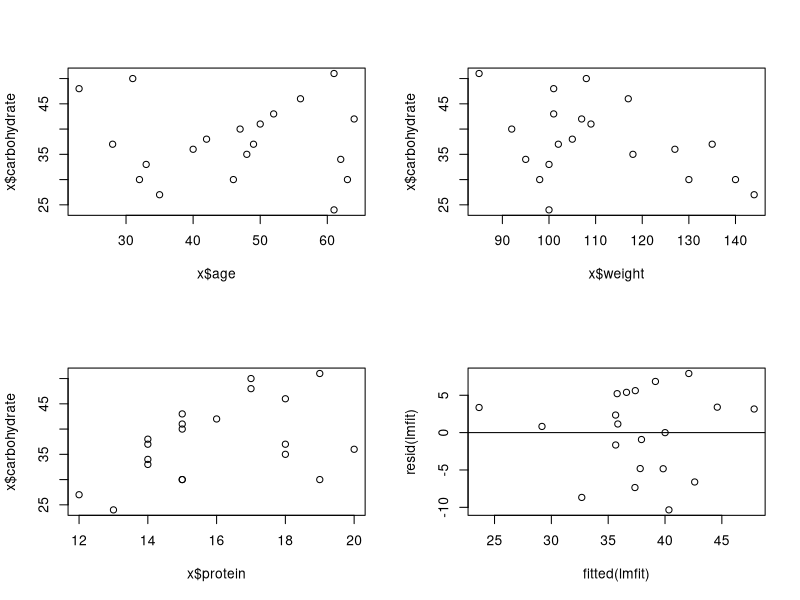

Source code (R):
## ---- chunk 1
knitr::opts_chunk$set(echo = TRUE)
## ---- chunk 2
require(readxl)
x <- read_excel("dobson6.3.xls", skip = 2)
par(mfrow=c(2,2))
plot(x$age, x$carbohydrate)
plot(x$weight, x$carbohydrate)
plot(x$protein, x$carbohydrate)

## ---- chunk 3
lmfit <- lm(carbohydrate ~ age + weight + protein, data=x)
summary(lmfit)
plot(fitted(lmfit), resid(lmfit))
abline(0,0)
## ---- chunk 4
lmfit2 <- lm(carbohydrate ~ age + protein, data=x)
summary(lmfit2)
